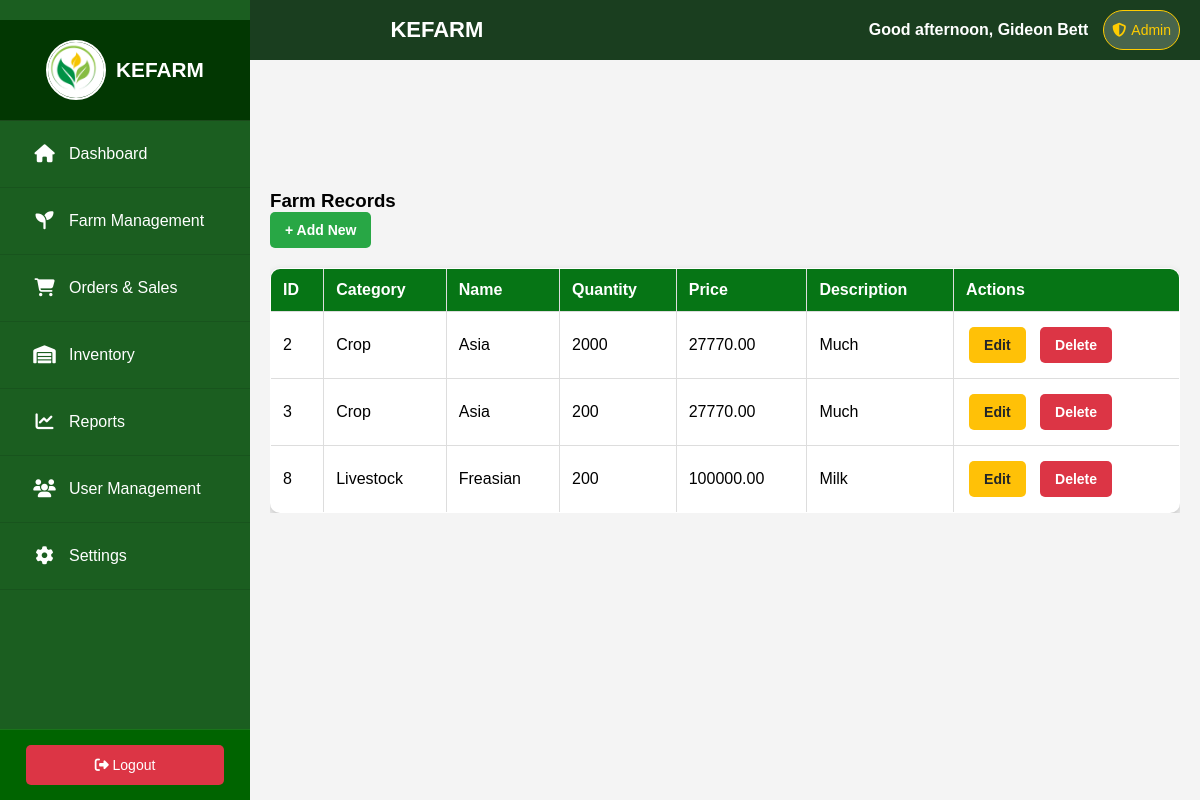
/Dashboard/farm_management.php (signed in), run on the app's committed database.
### tables this page shows
CREATE TABLE `farm_items` (
  `id` int(11) NOT NULL,
  `name` varchar(255) NOT NULL,
  `category` varchar(100) NOT NULL,
  `quantity` int(11) NOT NULL,
  `price` decimal(10,2) DEFAULT '0.00',
  `description` text,
  `created_at` timestamp NOT NULL DEFAULT CURRENT_TIMESTAMP
);

### Dashboard/farm_management.php (the view, shortened to what this page needs)
<?php
require_once 'db_connection.php';
include 'includes/sidebar.php';
include 'includes/header.php';
?>
<!DOCTYPE html>
<html lang="en">
<head>
    <link rel="stylesheet" href="styles.css">
    <link rel="stylesheet" href="https://cdnjs.cloudflare.com/ajax/libs/font-awesome/6.4.2/css/all.min.css">
</head>
<body>
<div class="main-content">
    <div class="table-container">
        <h3>Farm Records</h3>
        <button onclick="openAddModal()" class="add-new">+ Add New</button>
        <table border="1">
            <thead>
                <tr>
                    <th>ID</th>
                    <th>Category</th>
                    <th>Name</th>
                    <th>Quantity</th>
                    <th>Price</th>
                    <th>Description</th>
                    <th>Actions</th>
                </tr>
            </thead>
            <tbody id="farmTable">
                <?php
                $sql = "SELECT * FROM farm_items";
                $result = $conn->query($sql);
                if ($result->num_rows > 0) {
                    while ($row = $result->fetch_assoc()) {
                        echo "<tr id='row{$row['id']}'>
                            <td>{$row['id']}</td>
                            <td>{$row['category']}</td>
                            <td>{$row['name']}</td>
                            <td>{$row['quantity']}</td>
                            <td>{$row['price']}</td>
                            <td>{$row['description']}</td>
                            <td>
                                <button class='edit-btn' onclick=\"openEditModal({$row['id']}, '{$row['category']}', '{$row['name']}', {$row['quantity']}, {$row['price']}, '{$row['description']}')\">Edit</button>
                                <button class='delete-btn' onclick=\"deleteItem({$row['id']})\">Delete</button>
                            </td>
                        </tr>";
                    }
                } else {
                    echo "<tr><td colspan='7'>No records found.</td></tr>";
                }
                ?>
            </tbody>
        </table>
    </div>
</div>
</body>
</html>

### Dashboard/styles.css (style rules this page uses)
:root { --primary-color: #2E7D32; --dark-green: #1B5E20; --text-color: #fff; --bg-color: #F4F4F4; }
* { margin: 0; padding: 0; box-sizing: border-box; font-family: Arial, sans-serif; }
body { background-color: var(--bg-color); }
.main-content { margin-left: 250px; padding: 80px 20px 20px; transition: margin-left 0.3s ease; }
table { width: 100%; border-collapse: collapse; background: white; border-radius: 10px; overflow: hidden; box-shadow: 0 4px 8px rgba(0, 0, 0, 0.2); }
th, td { padding: 10px; text-align: left; border-bottom: 1px solid #ddd; }
th { background: var(--dark-green); color: white; }
@media (min-width: 769px) { .main-content { margin-left: 250px; width: calc(100% - 250px); } }

### Dashboard/farm_management.php (style rules this page uses)
.main-content { margin-top: 80px; padding: 20px; }
.table-container { margin-top: 20px; overflow-x: auto; }
table { width: 100%; border-collapse: collapse; margin-top: 20px; }
table th, table td { padding: 12px; text-align: left; border: 1px solid #ddd; }
table th { background-color:rgb(6, 117, 21); font-weight: bold; }
button { padding: 10px 15px; font-size: 14px; border: none; border-radius: 5px; cursor: pointer; transition: 0.3s ease-in-out; }
button.add-new { background-color: #28a745; color: white; font-weight: bold; border-radius: 5px; padding: 10px 15px; border: none; cursor: pointer; transition: 0.3s; }
button.edit-btn { background-color: #ffc107; color: #212529; font-weight: bold; margin-right: 5px; }
button.delete-btn { background-color: #dc3545; color: white; font-weight: bold; margin-left: 5px; }
td button { margin: 3px; }

### data on the page
farm_items: id "2", category "Crop", name "Asia", quantity "2000", price "27770.00", description "Much"
farm_items: id "3", category "Crop", name "Asia", quantity "200", price "27770.00", description "Much"
farm_items: id "8", category "Livestock", name "Freasian", quantity "200", price "100000.00", description "Milk"

### other printed values
$greeting "Good afternoon"
$_SESSION["user_name"] "Gideon Bett"
$_SESSION["user_role"] "Admin"
